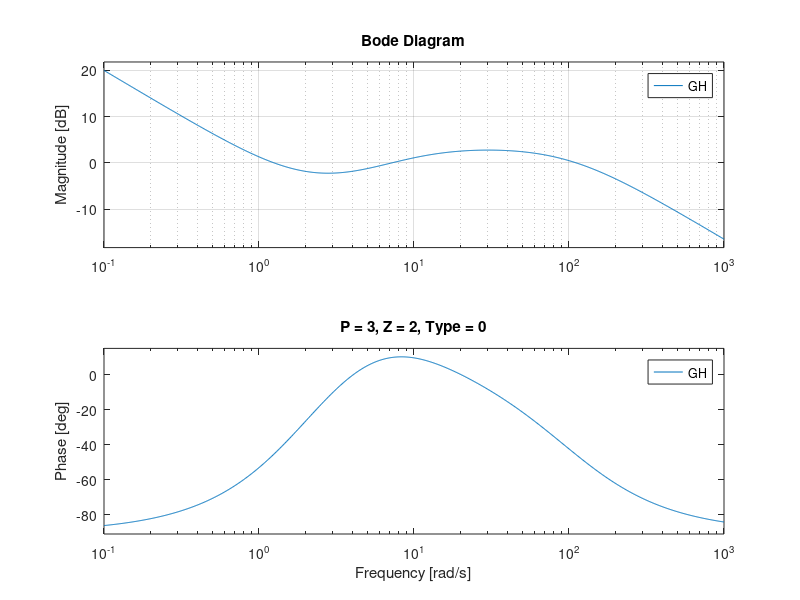

MATLAB code for this plot:
clear all;
clc;

%Type 1 system where n-m = 1

N = conv([0.5 1], [0.3 1]);
D = conv(  [0.01 1], conv([1 0], [0.1 1])	);

GH = tf(N, D);


figure;
subplot(2,2,1);
rlocus(GH);

subplot(2,2,3);
nyquist(GH);
axis([-10 10 -10 10])
grid;

% Margins
[Gm,Pm,Wgm,Wpm] = margin(GH)

subplot(1,2,2, 'replace');
bode(GH);
grid;

title('P = 3, Z = 2, Type = 0');
